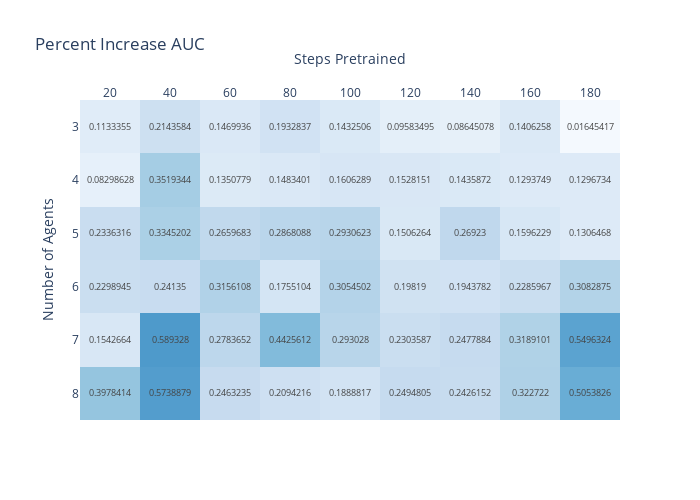

The notebook cell saved with this chart:
### Code cell
# Instead, ratio of area under curves
data = []
for num_agents in range(3,9):
    base_x, base_mean, retrain_results = plot_avg_retrain(
        num_agents, env="Waterworld", show=False, write=False,
        path=['mini-test-waterworld_history.csv','ww_test_history.csv']
        )
    z = base_mean.values.min()
    base_mean = base_mean.values - z

    for steps in retrain_results.steps_pretrained.unique():
        if steps < 200:
            res = retrain_results[retrain_results.steps_pretrained==steps
                                ]['per_agent_erm'].values - z
            a = int(steps/num_agents)
            b = a+len(res)

            i = (res - base_mean[a:b]).cumsum().argmax()
            n = res[:i].sum()
            m = base_mean[a:a+i].sum()
            auc = (n-m)/m 
            data.append({
                'Number of Agents': num_agents,
                'Steps Pretrained': steps,
                'Area Under Curve': auc,
            })


import plotly.express as px

df = pd.DataFrame(data)
piv = df.pivot(index="Number of Agents", columns="Steps Pretrained")

fig = px.imshow(piv.values,#/piv.values.max(), 
                text_auto=True, title="Percent Increase AUC",
                labels=dict(x="Steps Pretrained", y="Number of Agents"),
                color_continuous_scale='Blues', #'PuBu', 'RdBu'
                range_color=(0,1),
                x=[f"{s}" for _,s in piv.columns.values],
                y=piv.index.values
                )
fig.update_coloraxes(showscale=False) 
fig.update_xaxes(side="top")
fig.update_layout(width=700, height=500,)
fig.show()

### Figure 1 — Plotly figure (JSON) as saved in the notebook; plotly's stock layout.template omitted (floating-point values rounded to 4 significant figures)
{"data": [{"coloraxis": "coloraxis", "hovertemplate": "Steps Pretrained: %{x}<br>Number of Agents: %{y}<br>color: %{z}<extra></extra>", "name": "0", "texttemplate": "%{z}", "type": "heatmap", "x": ["20", "40", "60", "80", "100", "120", "140", "160", "180"], "xaxis": "x", "y": [3, 4, 5, 6, 7, 8], "yaxis": "y", "z": [[0.1133, 0.2144, 0.147, 0.1933, 0.1433, 0.09583, 0.08645, 0.1406, 0.01645], [0.08299, 0.3519, 0.1351, 0.1483, 0.1606, 0.1528, 0.1436, 0.1294, 0.1297], [0.2336, 0.3345, 0.266, 0.2868, 0.2931, 0.1506, 0.2692, 0.1596, 0.1306], [0.2299, 0.2413, 0.3156, 0.1755, 0.3055, 0.1982, 0.1944, 0.2286, 0.3083], [0.1543, 0.5893, 0.2784, 0.4426, 0.293, 0.2304, 0.2478, 0.3189, 0.5496], [0.3978, 0.5739, 0.2463, 0.2094, 0.1889, 0.2495, 0.2426, 0.3227, 0.5054]]}], "layout": {"coloraxis": {"cmax": 1, "cmin": 0, "colorscale": [[0, "rgb(247,251,255)"], [0.125, "rgb(222,235,247)"], [0.25, "rgb(198,219,239)"], [0.375, "rgb(158,202,225)"], [0.5, "rgb(107,174,214)"], [0.625, "rgb(66,146,198)"], [0.75, "rgb(33,113,181)"], [0.875, "rgb(8,81,156)"], [1, "rgb(8,48,107)"]], "showscale": false}, "height": 500, "title": {"text": "Percent Increase AUC"}, "width": 700, "xaxis": {"anchor": "y", "constrain": "domain", "domain": [0, 1], "scaleanchor": "y", "side": "top", "title": {"text": "Steps Pretrained"}}, "yaxis": {"anchor": "x", "autorange": "reversed", "constrain": "domain", "domain": [0, 1], "title": {"text": "Number of Agents"}}}}
